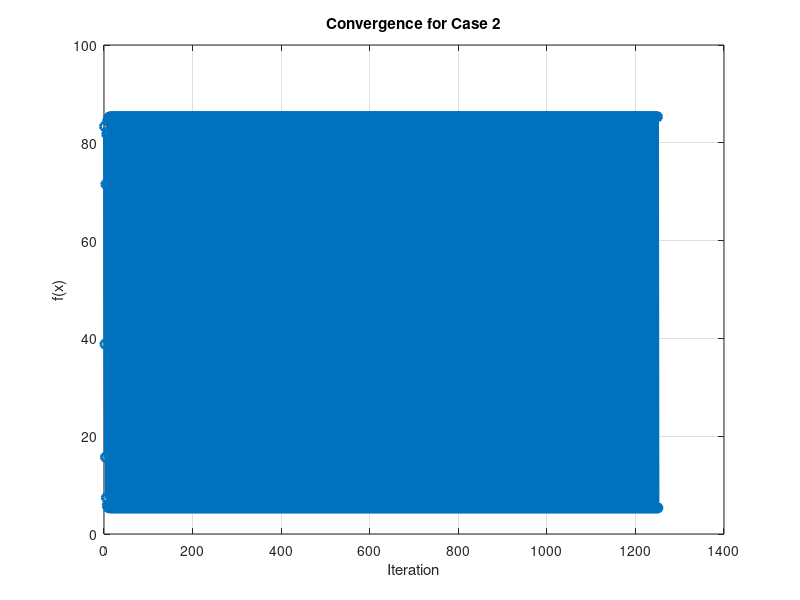
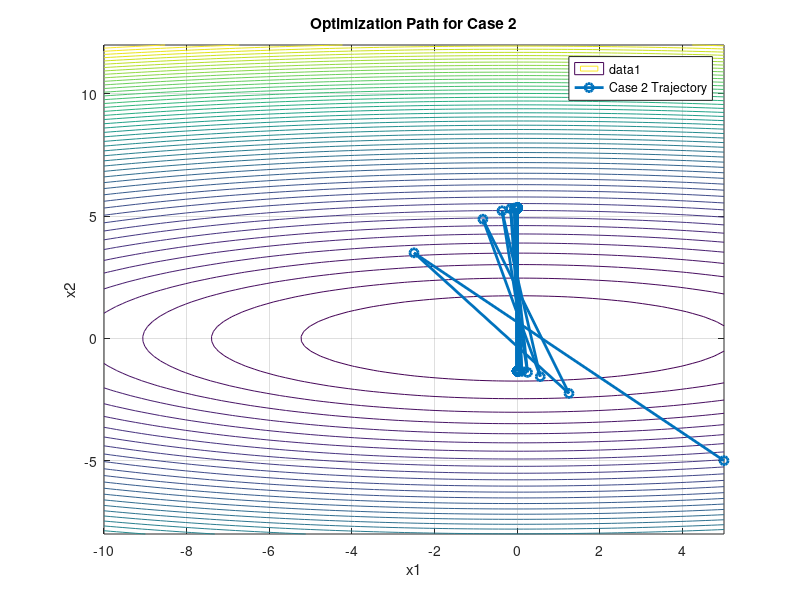
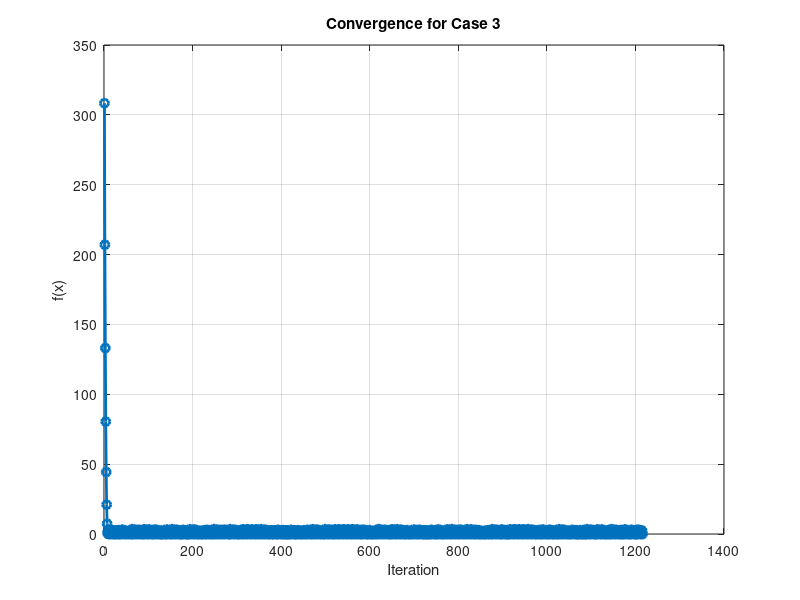
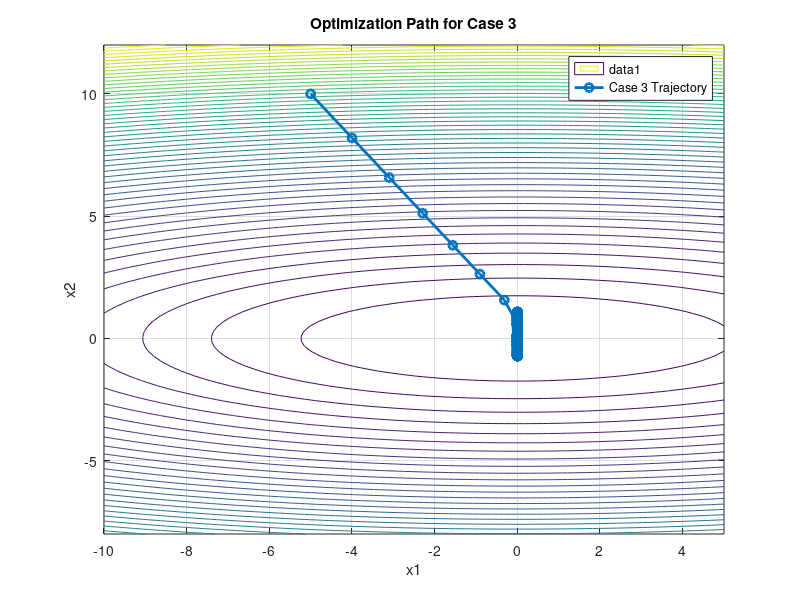

Here is the MATLAB script that generated these plots, in order:
% Define the function and gradient
f = @(x1, x2) (1/3)*x1.^2 + 3*x2.^2; % Objective function
grad_f = @(x1, x2) [(2/3)*x1; 6*x2]; % Gradient of the function

% Problem constraints
x1_min = -10; x1_max = 5;
x2_min = -8; x2_max = 12;

% Projection function
projection = @(x) [min(max(x(1), x1_min), x1_max); min(max(x(2), x2_min), x2_max)];

% Parameters
epsilon = 0.01; % Tolerance for convergence
max_iter = 1250; % Maximum iterations

% Define test cases
cases = {
    struct('x0', [5; -5], 'sk', 5, 'gamma', 0.5, 'title', 'Case 2'),
    struct('x0', [-5; 10], 'sk', 15, 'gamma', 0.1, 'title', 'Case 3'),
    struct('x0', [8; -10], 'sk', 0.1, 'gamma', 0.2, 'title', 'Case 4')
};

% Iterate through cases
for c = 1:length(cases)
    % Extract parameters for the current case
    x0 = cases{c}.x0;
    sk = cases{c}.sk;
    gamma = cases{c}.gamma;
    title_str = cases{c}.title;
    
    % Initialize variables
    xk = x0;
    iter = 0;
    results = [xk', f(xk(1), xk(2))]; % Store initial results
    
    % Projected Gradient Descent Loop
    while iter < max_iter
        % Compute gradient
        grad = grad_f(xk(1), xk(2));
        
        % Update x̄ (unconstrained step)
        x_bar = xk - sk * grad;
        
        % Project onto feasible region
        xk_new = xk + gamma * (projection(x_bar) - xk);
        
        % Check convergence
        if norm(xk_new - xk) < epsilon
            break;
        end
        
        % Update variables
        xk = xk_new;
        iter = iter + 1;
        results = [results; xk', f(xk(1), xk(2))];
    end
    
    % Display results for the current case
    fprintf('%s:\n', title_str);
    fprintf('  Final Point: x1 = %.6f, x2 = %.6f\n', xk(1), xk(2));
    fprintf('  Function Value: f(x) = %.6f\n', f(xk(1), xk(2)));
    fprintf('  Iterations: %d\n\n', iter);
    
    % Plot convergence
    iterations = 1:size(results, 1);
    figure;
    plot(iterations, results(:, 3), 'o-', 'LineWidth', 2);
    xlabel('Iteration');
    ylabel('f(x)');
    title(sprintf('Convergence for %s', title_str));
    grid on;
    
    % Plot trajectory on contour plot
    x1_range = linspace(x1_min, x1_max, 100);
    x2_range = linspace(x2_min, x2_max, 100);
    [X1, X2] = meshgrid(x1_range, x2_range);
    Z = f(X1, X2);
    figure;
    contour(X1, X2, Z, 50);
    hold on;
    plot(results(:, 1), results(:, 2), 'o-', 'LineWidth', 2, ...
         'DisplayName', sprintf('%s Trajectory', title_str));
    xlabel('x1');
    ylabel('x2');
    title(sprintf('Optimization Path for %s', title_str));
    legend;
    grid on;
    hold off;
end
